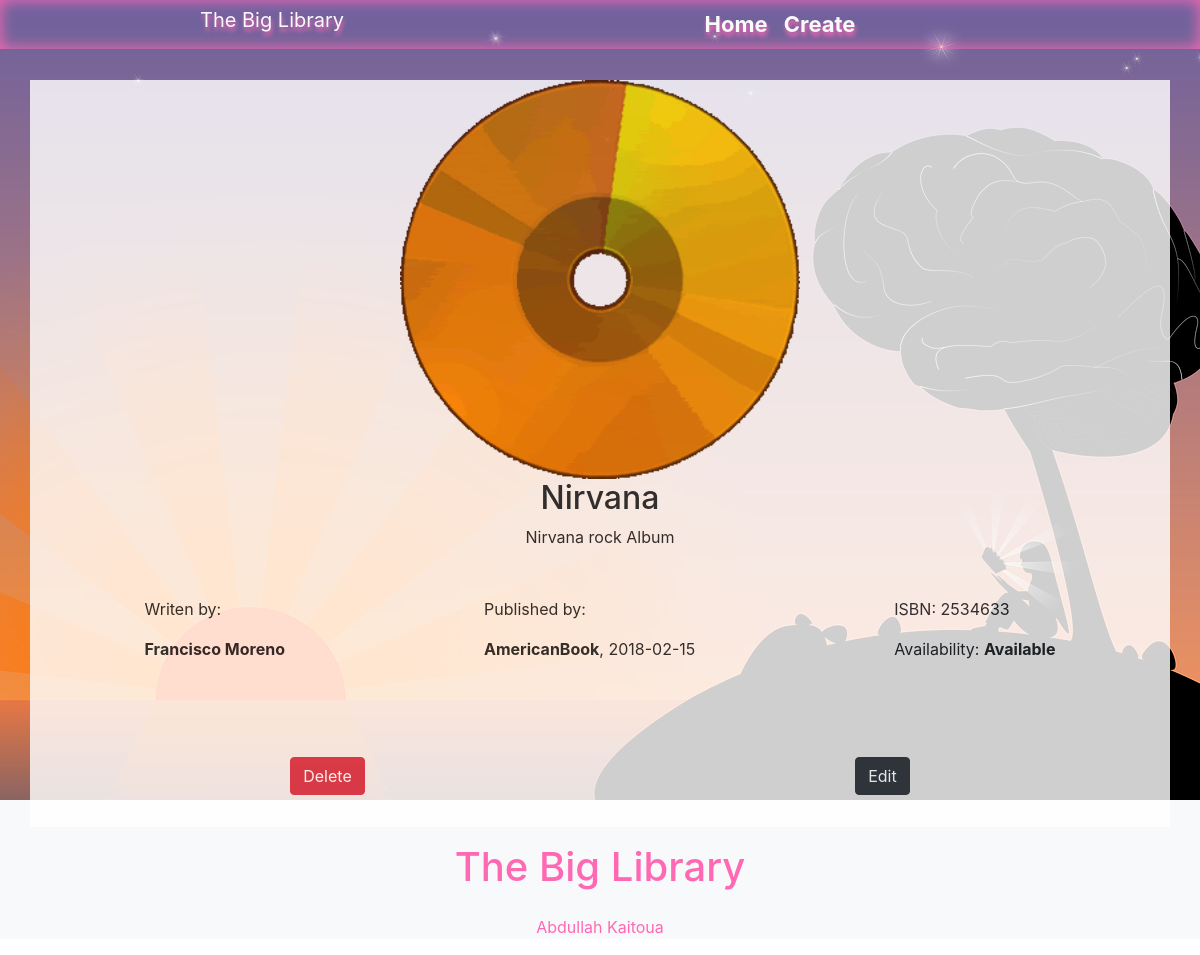
/individual.php?id=7, run on the app's committed database.
### tables this page shows
CREATE TABLE `media` (
  `media_id` int(13) NOT NULL,
  `title` varchar(100) DEFAULT NULL,
  `img` varchar(180) DEFAULT NULL,
  `isbn` int(12) DEFAULT NULL,
  `short_description` varchar(500) DEFAULT NULL,
  `publish_date` date DEFAULT NULL,
  `type` varchar(15) DEFAULT NULL,
  `genre` varchar(15) DEFAULT NULL,
  `availability` varchar(15) DEFAULT 'Available',
  `FK_publisher` int(10) DEFAULT NULL,
  `FK_author` int(10) DEFAULT NULL
);

CREATE TABLE `authors` (
  `author_id` int(13) NOT NULL,
  `name` varchar(29) DEFAULT NULL,
  `surname` varchar(55) DEFAULT NULL,
  `biography` varchar(600) DEFAULT NULL
);

CREATE TABLE `publisher` (
  `publisher_id` int(13) NOT NULL,
  `name` varchar(29) DEFAULT NULL,
  `addresse` varchar(55) DEFAULT NULL
);

### individual.php (the view, shortened to what this page needs)
<?php
include_once('head_component.php');
include_once('actions/db_connection.php');
if ($_GET['id']) {
   $id = $_GET['id'];
   $sql = "SELECT
   				media.media_id,
   				media.genre,
				media.title,
				media.type,
				media.img,
				media.short_description as des_short,
				authors.name as author,
				authors.surname,
				publisher.name as publisher,
				media.publish_date as dat,
				media.isbn,
				media.availability
   		   FROM media
		   INNER JOIN publisher ON publisher_id = FK_publisher
		   INNER JOIN authors ON author_id = FK_author
           WHERE media_id = {$id}" ;
   $result = $conn->query($sql);
   $data = $result->fetch_assoc();
}
echo '
		<div id="individual " class="">
		 	<div class="text-center ">
		 		<img id="img_ind" width="400px" src="'.$data['img'].'">
		 	</div>
		 	<div class="text-center ">
		 		<h2>'.$data['title'].'</h2>
		 	</div>
		 	<div class="text-center " id="text-text">
		 		<p>'.$data['des_short'].'</p>
		 	</div>
		 	<div id="add_info" class="d-flex justify-content-around mt-5">
		 		<div>
		 			<p>Writen by: </p><p class="mb-5"><strong>'.$data['author'].' '.$data['surname'].'</strong></p>
		 		</div>
		 		<div>
		 			<p>Published by: </p><p class="mb-5"><strong> '.$data['publisher'].'</strong>, '.$data['dat'].'</p>
		 		</div>
		 		<div>
		 			<p class="">ISBN: '.$data['isbn'].'</p>
		 			<p class="mb-5">Availability: <strong> '.$data['availability'].'</strong></p>
		 		</div>
		 	</div>
		 		<div class="d-flex justify-content-around mt-5">
		 			<div>
				 		<form action="advise.php" method="POST" >
				 			<input type="hidden" name="id_del" value="'.$data['media_id'].' ">
				 			<input type="submit" id="canc" name="" value="Delete" class="btn btn-danger">
				 		</form>
				 	</div>
				 	<div>
				 		<form action="edit.php" method="POST" >
				 			<input type="hidden" name="id_ed" value="'.$data['media_id'].'">
				 			<input type="submit" value="Edit" class="btn btn-dark">
				 		</form>
				 	</div>
		 		</div>
		 </div>
	</div> ';
 ?>
<?php include_once('footer_component.php'); ?>

### style/style.css (style rules this page uses)
#img_ind { max-width: 25em; }
#text-text { width: 80%; margin: 0 auto; }

### data on the page
media: img (picture), title "Nirvana", short_description "Nirvana rock Album", FK_author.name "Francisco", FK_author.surname "Moreno", FK_publisher.name "AmericanBook", publish_date "2018-02-15", isbn "2534633", availability "Available"
